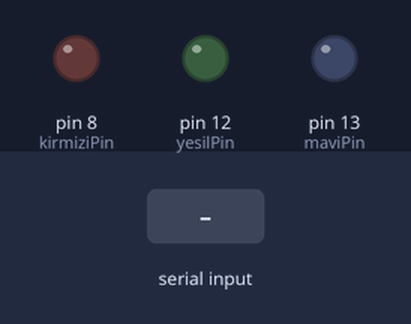
The sketch below on a simulated Arduino Uno, built with avr-gcc and run on an emulated ATmega328P. Shown: output pins drawn as LEDs (lit = HIGH). The inputs (shaded band) are chosen by the test bench.

Above: at 1.2 s.
1.3 s: "k" received over Serial
At 2.1 s:
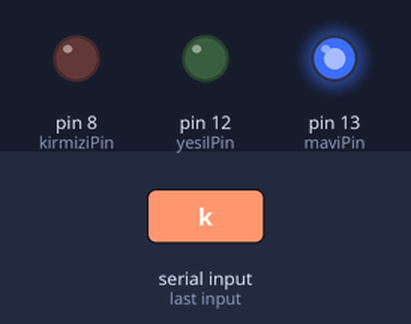
2.8 s: "y" received over Serial
At 3.2 s:
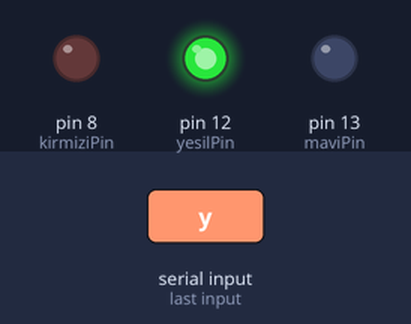
4.3 s: "m" received over Serial
At 5.5 s:
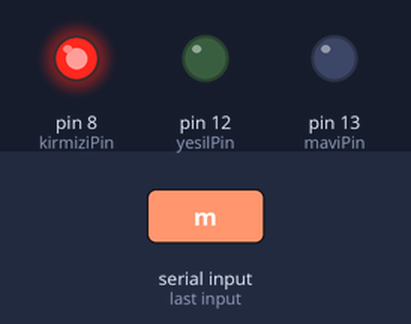
5.8 s: "s" received over Serial
At 6.7 s:
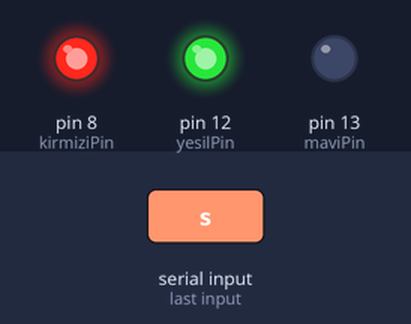
7.3 s: "1" received over Serial
At 7.8 s:
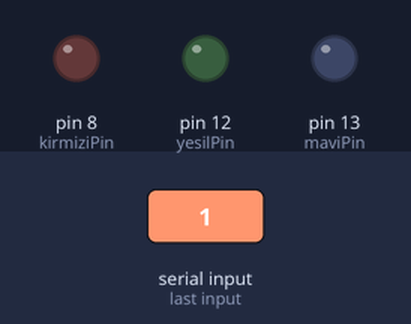
Timing chart, 0 to 9.8 s (numbered marks = the images above; inputs shaded):
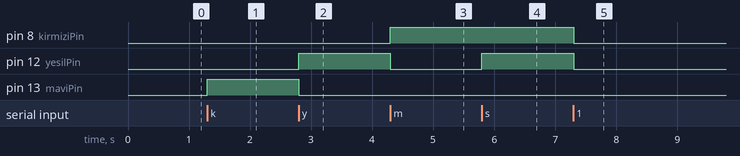

The sketch:

Bluetooth.ino
```cpp
int veri;
int kirmiziPin = 8;
int yesilPin = 12;
int maviPin = 13;


void setup() {
  Serial.begin(9600);
  pinMode(kirmiziPin,OUTPUT);
  pinMode(yesilPin,OUTPUT);
  pinMode(maviPin,OUTPUT);


}

void loop() {
  if(Serial.available()){
    veri = Serial.read();
  }
  if(veri == 'k'){
    digitalWrite(kirmiziPin,LOW);
    digitalWrite(yesilPin,LOW);
    digitalWrite(maviPin,HIGH);
    }
    else if(veri == 'y'){
    digitalWrite(kirmiziPin,LOW);
    digitalWrite(yesilPin,HIGH);
    digitalWrite(maviPin,LOW);
    }
     else if(veri == 'm'){
    digitalWrite(kirmiziPin,HIGH);
    digitalWrite(yesilPin,LOW);
    digitalWrite(maviPin,LOW);
    }
    else if(veri == 's'){
    digitalWrite(kirmiziPin,HIGH);
    digitalWrite(yesilPin,HIGH);
    digitalWrite(maviPin,LOW);
    }
    else{
    digitalWrite(kirmiziPin,LOW);
    digitalWrite(yesilPin,LOW);
    digitalWrite(maviPin,LOW);
    }

}
```

Measured:
- after the input at 1.3 s, pin 13 (maviPin): LOW → HIGH at once
- after the input at 2.8 s, pin 12 (yesilPin): LOW → HIGH at once; pin 13 (maviPin): HIGH → LOW at once
- after the input at 4.3 s, pin 8 (kirmiziPin): LOW → HIGH at once; pin 12 (yesilPin): HIGH → LOW at once
- after the input at 5.8 s, pin 12 (yesilPin): LOW → HIGH at once
- after the input at 7.3 s, pin 8 (kirmiziPin), pin 12 (yesilPin): HIGH → LOW at once
